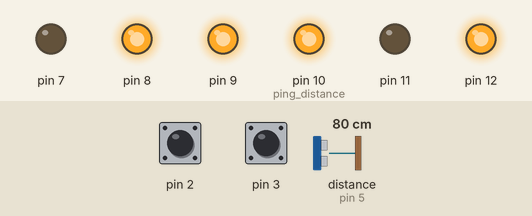
Simulated run of this sketch. Board: Arduino Uno, built with avr-gcc and run on an emulated ATmega328P. Parts: output pins drawn as LEDs (lit = HIGH). Inputs (shaded band) come from the test bench; at power-on: distance to the obstacle (sensor on pin 5) 80 cm, pin 2 HIGH, pin 3 HIGH. The echo pulse lasts 58.3 µs per cm; what the sketch prints to the serial monitor is not drawn.

Above: at 1.2 s.
1.3 s: distance to the obstacle (sensor on pin 5) set to 12 cm
2.8 s: distance to the obstacle (sensor on pin 5) set to 9 cm
At 3.9 s:
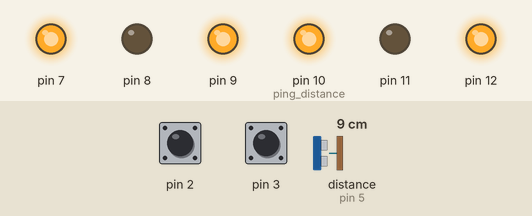
4.3 s: pin 2 pulled LOW for 0.15 s
At 4.9 s:
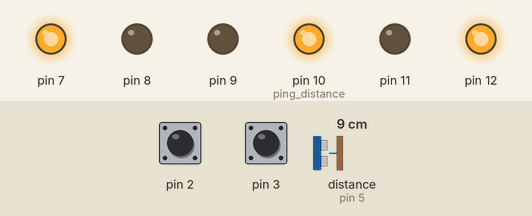
5.9 s: pin 3 pulled LOW for 0.15 s
At 7.2 s:
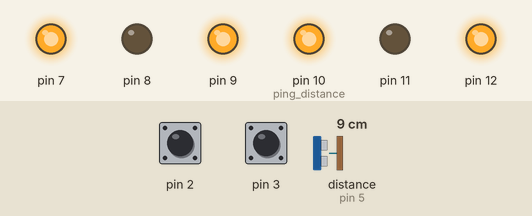
7.5 s: pin 3 pulled LOW for 1 s
At 9.7 s:
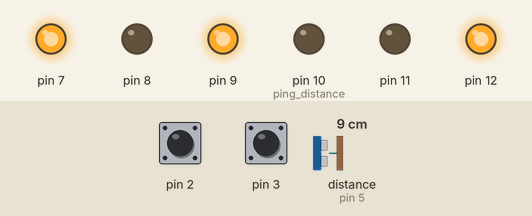
10.0 s: pin 2 pulled LOW for 1 s
At 11.7 s:
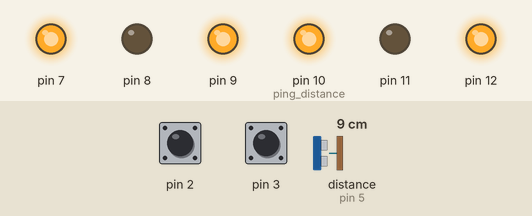
Timing chart, 0 to 13.2 s (numbered marks = the images above; inputs shaded):
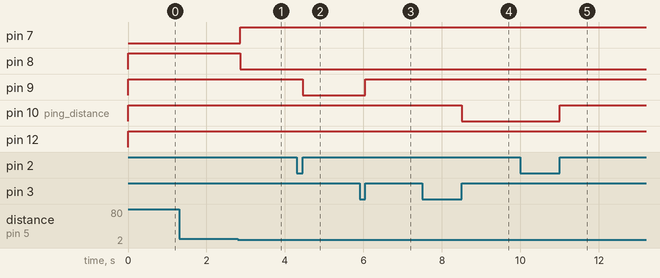

Measured:
- the behaviour switches between 11 and 10 cm on distance to the obstacle (sensor on pin 5) (found by bisection; images 0 and 1)
- after the input at 1.3 s, every drawn part: stays the same
- after the input at 2.8 s, pin 7: LOW → HIGH after 0.06 s; pin 8: HIGH → LOW after 0.06 s
- after the input at 4.3 s, pin 9: HIGH → LOW after 0.15 s
- after the input at 5.9 s, pin 9: LOW → HIGH after 0.15 s
- after the input at 7.5 s, pin 10 (ping_distance): HIGH → LOW after 1.0 s
- after the input at 10.0 s, pin 10 (ping_distance): LOW → HIGH after 1.0 s

The sketch:

sonar_stop.ino
```cpp
// ---------------------------------------------------------------------------
// Example NewPing library sketch that does a ping about 20 times per second.
// ---------------------------------------------------------------------------

volatile int L_count = 0;
volatile int R_count = 0;
volatile int F_count = 0;
volatile int Rt_count = 0;
volatile int Ping_count = 100;
#define ping_distance 10
#define turn_pulse_count 90

#include <NewPing.h>

#define TRIGGER_PIN_forward  4  // Arduino pin tied to trigger pin on the ultrasonic sensor.
#define ECHO_PIN_forward     5  // Arduino pin tied to echo pin on the ultrasonic sensor.
#define MAX_DISTANCE 200 // Maximum distance we want to ping for (in centimeters). Maximum sensor distance is rated at 400-500cm.

NewPing sonar(TRIGGER_PIN_forward, ECHO_PIN_forward, MAX_DISTANCE); // NewPing setup of pins and maximum distance.

void setup() {
  default_settings();
}

void loop() {
  /*delay(50);                     // Wait 50ms between pings (about 20 pings/sec). 29ms should be the shortest delay between pings.
  Serial.print("Ping: ");
  Serial.print(sonar.ping_cm()); // Send ping, get distance in cm and print result (0 = outside set distance range)
  Serial.println("cm");*/
  Serial.println("Start loop");
   forwards_until_blocked();
   rotate_anticlockwise_90();
   while(1);
}

void default_settings() {
  pinMode(8, OUTPUT);
  pinMode(12, OUTPUT);
  pinMode(10, OUTPUT);
  pinMode(9, OUTPUT);
  pinMode(7, OUTPUT);
  pinMode(11, OUTPUT);
  digitalWrite(2, HIGH);
  digitalWrite(3, HIGH);
  digitalWrite(7, LOW);
  digitalWrite(11, LOW);
  digitalWrite(9, HIGH);
  digitalWrite(10, HIGH);
  digitalWrite(8, LOW);
  digitalWrite(12, LOW);
  attachInterrupt(0, left_count, RISING);
  attachInterrupt(1, right_count, RISING);
  Serial.begin(115200);
}

void course_correction() {
  if (L_count > R_count) {
    digitalWrite(9, LOW);
    digitalWrite(10, HIGH);
  } else if (R_count > L_count) {
    digitalWrite(10, LOW);
    digitalWrite(9, HIGH);
  } else {
    digitalWrite(10, HIGH);
    digitalWrite(9, HIGH);
  }
}

void forwards_until_blocked() {
  Serial.println("forward");
  sonar.ping_cm();
  F_count = 0;
  L_count = 0;
  R_count = 0;
  left_forward();
  right_forward();
  while(ping_distance < Ping_count || Ping_count == 0) {
    course_correction();
    Ping_count = sonar.ping_cm();
    Serial.print(Ping_count);
    delay(40);
  }
  stop_motors();
}

void left_forward() {
  digitalWrite(7, LOW);
  digitalWrite(8, HIGH);
  digitalWrite(9, HIGH);
}

void left_reverse() {
  digitalWrite(7, HIGH);
  digitalWrite(8, LOW);
  digitalWrite(9, HIGH);
}

void right_reverse() {
  digitalWrite(10, HIGH);
  digitalWrite(11, HIGH);
  digitalWrite(12, LOW);
}

void right_forward() {
  digitalWrite(10, HIGH);
  digitalWrite(11, LOW);
  digitalWrite(12, HIGH);
}

void stop_motors() {
    digitalWrite(7, HIGH);
    digitalWrite(11, HIGH);
    digitalWrite(9, HIGH);
    digitalWrite(10, HIGH);
    digitalWrite(8, HIGH);
    digitalWrite(12, HIGH);
    R_count = 0;
    L_count = 0;
}

void turn () {
  Rt_count = 0;
  L_count = 0;
  R_count = 0;
  while (Rt_count < turn_pulse_count) {
    course_correction();
  }
  stop_motors();
}

void left_count() {
  L_count ++;
  F_count ++;
  Rt_count ++;
}

void right_count() {
  R_count ++;
}

void rotate_anticlockwise_90() {
  right_forward();
  left_reverse();
  turn();
}
```
